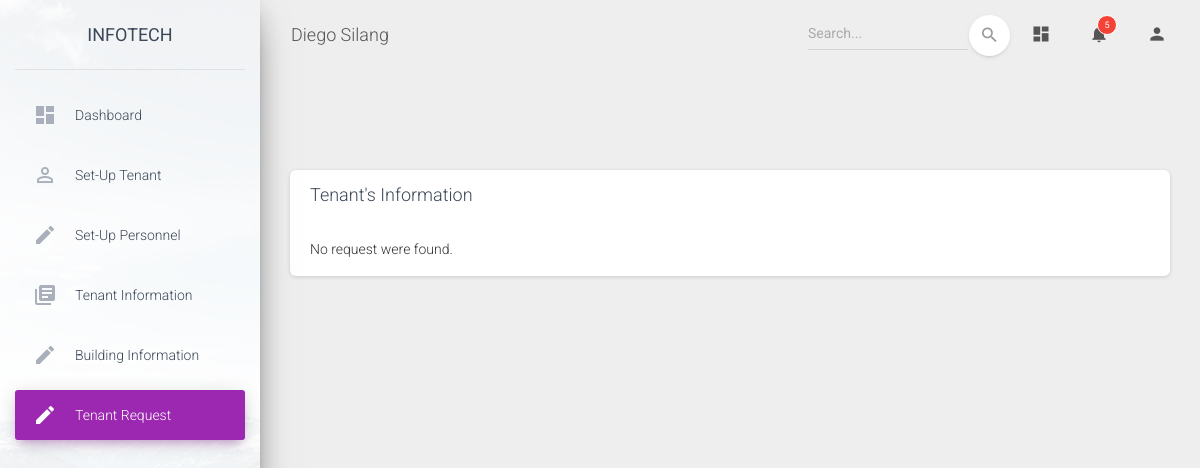
The app's page /material-dashboard/pages/tenantreq.php, older data.
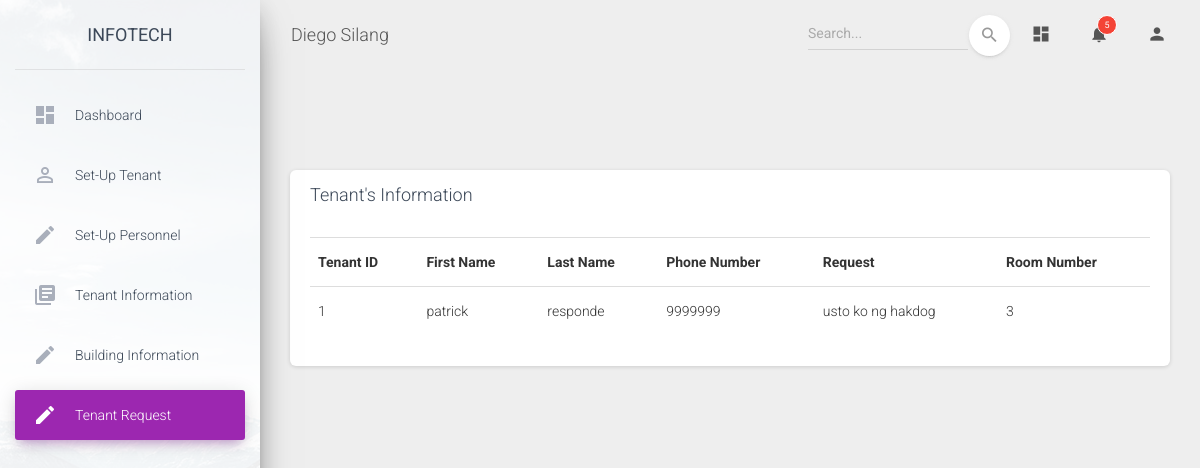
The same page, newer data.
### tables this page shows
CREATE TABLE `tenantreq` (
  `tenantID` int(11) NOT NULL,
  `firstName` varchar(255) NOT NULL,
  `lastName` varchar(255) NOT NULL,
  `pnumber` int(11) NOT NULL,
  `reqTenant` varchar(255) NOT NULL,
  `roomNumber` int(11) NOT NULL
);

### material-dashboard/pages/tenantreq.php (the view, shortened to what the changed rows need)
<!DOCTYPE html>
<html lang="en">
<head>
  <link rel="stylesheet" href="https://maxcdn.bootstrapcdn.com/font-awesome/latest/css/font-awesome.min.css">
  <link href="../assets/css/material-dashboard.css?v=2.1.1" rel="stylesheet" />
  <link href="../assets/demo/demo.css" rel="stylesheet" />
</head>
<body class="">
  <div class="wrapper ">
    <div class="main-panel">
      <div class="content">
        <div class="row">
          <div class="col-md-12">
              <div class="col-md-12">
            <div class="card ">
              <div class="card-body">
                <div class="table-responsive">
                  <?php
                    include "dbconn.php";
                    $sql = "SELECT * FROM tenantreq";
                    if($result = mysqli_query($link, $sql)){
                        if(mysqli_num_rows($result) > 0){
                            echo "<table class = 'table tablesorter'>";
                                echo "<tr>";
                                    echo "<th>Tenant ID</th>";
                                    echo "<th>First Name</th>";
                                    echo "<th>Last Name</th>";
                                    echo "<th>Phone Number</th>";
                                    echo "<th>Request</th>";
                                    echo "<th>Room Number</th>";
                                echo "</tr>";
                            while($row = mysqli_fetch_array($result)){
                                echo "<tr>";
                                    echo "<td>" . $row['tenantID'] . "</td>";
                                    echo "<td>" . $row['firstName'] . "</td>";
                                    echo "<td>" . $row['lastName'] . "</td>";
                                    echo "<td>" . $row['pnumber'] . "</td>";
                                    echo "<td>" . $row['reqTenant'] . "</td>";
                                    echo "<td>" . $row['roomNumber'] . "</td>";
                                echo "</tr>";
                            }
                            echo "</table>";
                        } else{
                            echo "No request were found.";
                        }
                    } else{
                        echo "ERROR: Could not able to execute $sql. " . mysqli_error($link);
                    }
                  ?>
</body>
</html>

Row changes from the older to the newer data that the page shows:
added tenantreq: tenantID "1", firstName "patrick", lastName "responde", pnumber "9999999", reqTenant "usto ko ng hakdog", roomNumber "3"
Text that changed along with them:
text no longer shown: "No request were found."
text now shown: "Tenant ID First Name Last Name Phone Number Request Room Number"
